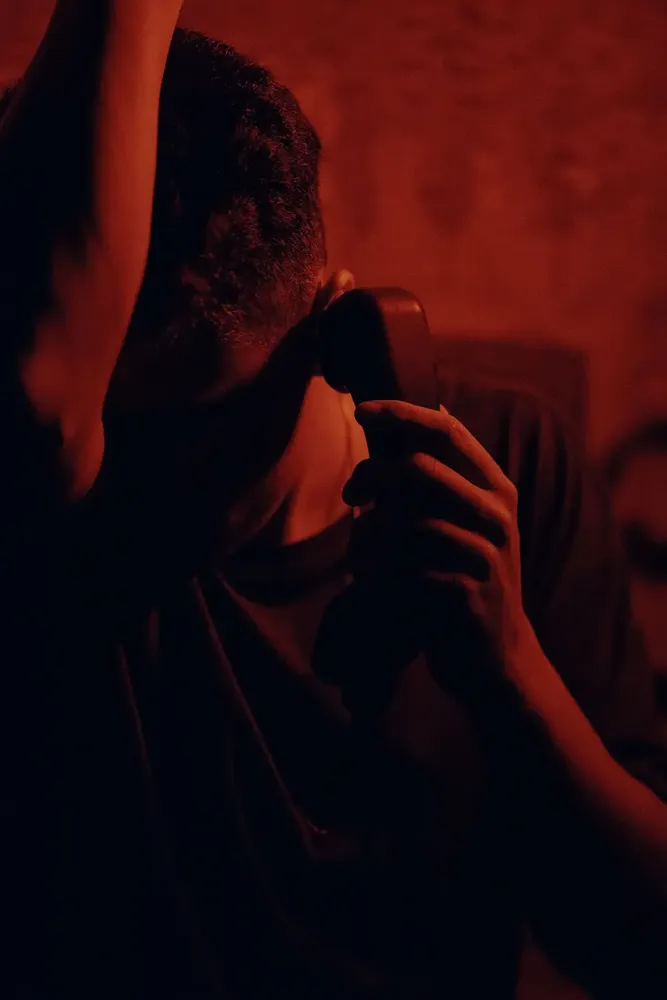
#> input picture visual-assets/why-no-contact.webp, 667 x 1000 px, shrunk from 900 x 1350 before the run, found by its file name
$ python duotone.py visual-assets/why-no-contact.webp visual-assets/why-no-contact-wine.webp --stops 0:0e0612,0.38:340b24,0.74:8f1740,1:e65c84 --gain 1.45 --gamma 1.1
#> lines starting #> are read from the running program, lines starting #| are printed output that depends on the picture
#!/usr/bin/env python3
"""Re-light a single-colour photo by mapping its brightness onto a colour ramp.

Used for the "No contact needed" card photo in visual-assets/. That photo is
lit in one colour (red), so rotating its hue with recolor.py just gives the
same picture in another flat colour and loses contrast. This instead reads
each pixel's brightness and looks it up on a ramp you choose: shadows get the
first colour, highlights the last, with any stops in between. Shadows and
highlights can therefore have different hues, which keeps the picture alive.

Requires:  pip install pillow numpy

Usage (PowerShell and bash, one line):

  python tools/duotone.py IN.webp OUT.webp --stops 0:0e0612,1:e65c84

Arguments
  --stops    the ramp, as POSITION:HEX pairs separated by commas. Position
             runs from 0 (darkest) to 1 (brightest); hex is RRGGBB with no #.
  --gain     brightness multiplier applied before the lookup (default 1;
             raise it for a dark source so highlights reach the top stop).
  --gamma    curve applied after the gain (default 1; above 1 deepens the
             midtones, below 1 lifts them).

Preset used on the site (run from the repo root):

  # No contact needed: darkroom red -> plum shadows, wine mids, rose highlights
  python tools/duotone.py visual-assets/why-no-contact.webp visual-assets/why-no-contact-wine.webp --stops 0:0e0612,0.38:340b24,0.74:8f1740,1:e65c84 --gain 1.45 --gamma 1.1
"""
import argparse

import numpy as np
from PIL import Image


def main():
    ap = argparse.ArgumentParser(description=__doc__, formatter_class=argparse.RawDescriptionHelpFormatter)
    ap.add_argument("src")
    ap.add_argument("dst")
    ap.add_argument("--stops", required=True)
    ap.add_argument("--gain", type=float, default=1.0)
    ap.add_argument("--gamma", type=float, default=1.0)
    ap.add_argument("--quality", type=int, default=90)
    a = ap.parse_args()

    stops = sorted((float(p), h) for p, h in (s.split(":") for s in a.stops.split(",")))
    pos = np.array([p for p, _ in stops])
    col = np.array([[int(h[i:i + 2], 16) for i in (0, 2, 4)] for _, h in stops]) / 255

    rgb = np.array(Image.open(a.src).convert("RGB")).astype(np.float32) / 255
    # brightest channel, not a weighted grey: a one-colour photo keeps the
    # most detail in the channel it was lit in
    lum = np.clip(rgb.max(-1) * a.gain, 0, 1) ** a.gamma
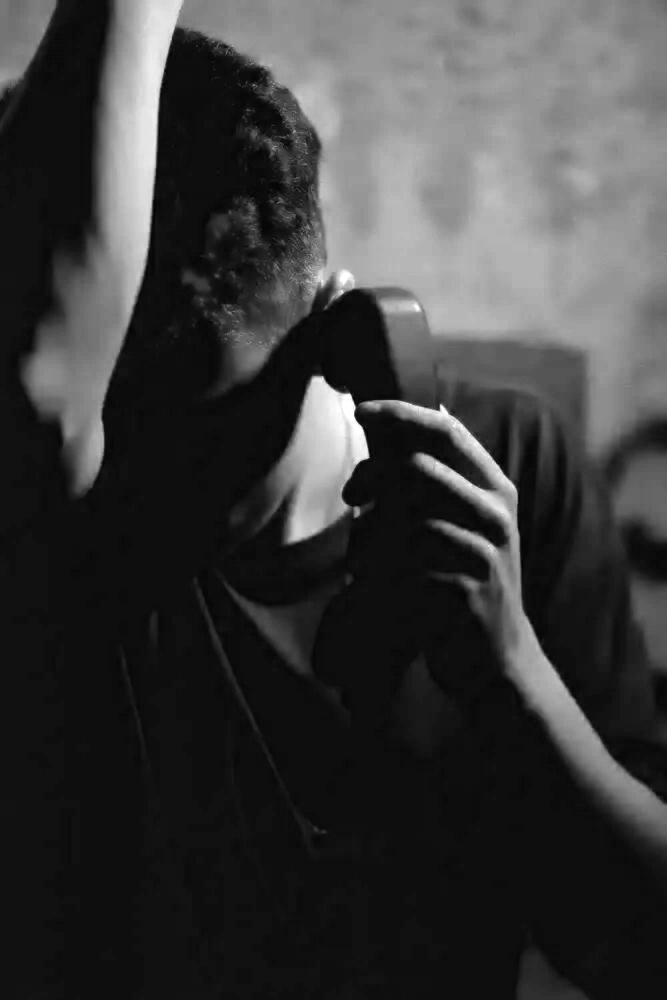
#> lum: shape (1000, 667) float32; min 0, max 1, mean 0.235

    out = np.stack([np.interp(lum, pos, col[:, c]) for c in range(3)], -1)
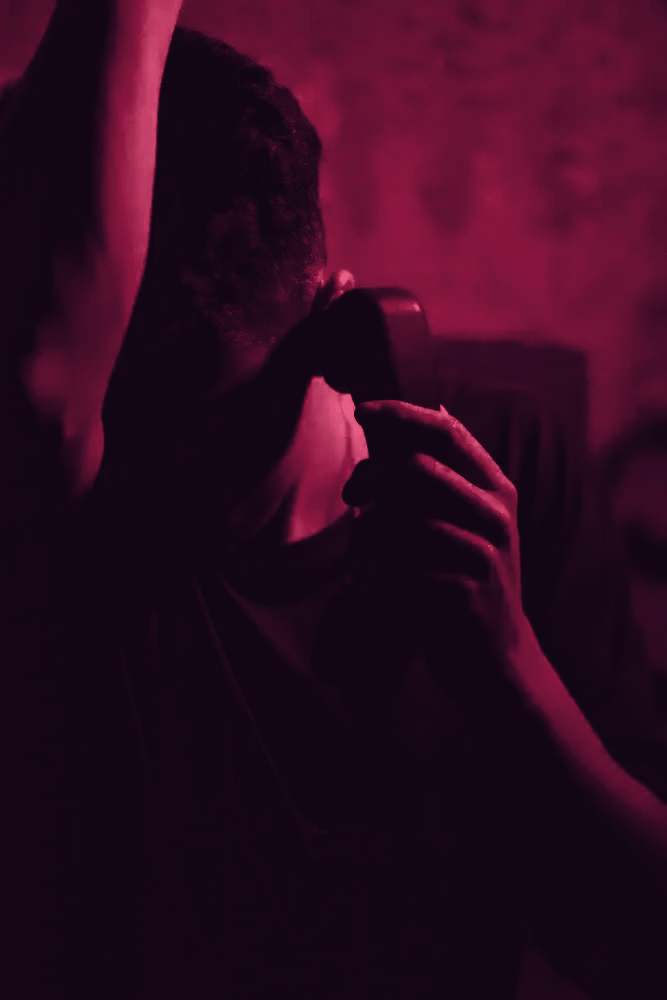
#> out: shape (1000, 667, 3) float64; mean of channels 0, 1, 2 0.186, 0.0429, 0.124; drawn as R, G, B
    Image.fromarray((out * 255 + 0.5).astype(np.uint8)).save(a.dst, quality=a.quality, method=6)
    print("wrote", a.dst)


if __name__ == "__main__":
    main()
